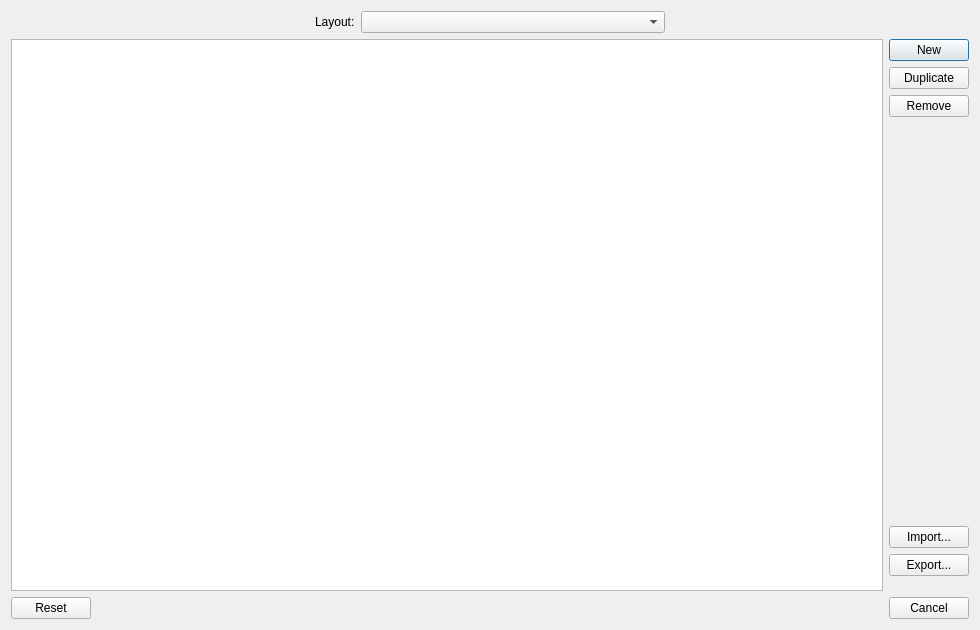
<?xml version="1.0" encoding="UTF-8"?>
<ui version="4.0">
 <class>ViewsDialog</class>
 <widget class="QDialog" name="ViewsDialog">
  <property name="geometry">
   <rect>
    <x>0</x>
    <y>0</y>
    <width>980</width>
    <height>630</height>
   </rect>
  </property>
  <property name="windowTitle">
   <string>Docks</string>
  </property>
  <layout class="QVBoxLayout" name="verticalLayout">
   <item>
    <layout class="QHBoxLayout" name="mainLayout">
     <item>
      <layout class="QVBoxLayout" name="mainRowsLayout">
       <item>
        <layout class="QGridLayout" name="layoutGrid" columnstretch="0">
         <item row="0" column="0">
          <layout class="QHBoxLayout" name="layoutRow">
           <item>
            <spacer name="horizontalSpacer_4">
             <property name="orientation">
              <enum>Qt::Horizontal</enum>
             </property>
             <property name="sizeHint" stdset="0">
              <size>
               <width>40</width>
               <height>20</height>
              </size>
             </property>
            </spacer>
           </item>
           <item>
            <widget class="QLabel" name="layoutLbl">
             <property name="sizePolicy">
              <sizepolicy hsizetype="Fixed" vsizetype="Preferred">
               <horstretch>0</horstretch>
               <verstretch>0</verstretch>
              </sizepolicy>
             </property>
             <property name="text">
              <string>Layout:</string>
             </property>
            </widget>
           </item>
           <item>
            <widget class="Latte::Settings::LayoutsComboBox" name="layoutsCmb">
             <property name="sizePolicy">
              <sizepolicy hsizetype="Expanding" vsizetype="Fixed">
               <horstretch>0</horstretch>
               <verstretch>0</verstretch>
              </sizepolicy>
             </property>
             <property name="minimumSize">
              <size>
               <width>300</width>
               <height>0</height>
              </size>
             </property>
            </widget>
           </item>
           <item>
            <spacer name="horizontalSpacer_12">
             <property name="orientation">
              <enum>Qt::Horizontal</enum>
             </property>
             <property name="sizeHint" stdset="0">
              <size>
               <width>40</width>
               <height>20</height>
              </size>
             </property>
            </spacer>
           </item>
          </layout>
         </item>
        </layout>
       </item>
       <item>
        <layout class="QGridLayout" name="viewsGrid">
         <property name="horizontalSpacing">
          <number>6</number>
         </property>
         <item row="1" column="0">
          <widget class="Latte::Settings::View::ViewsTableView" name="viewsTable">
           <property name="contextMenuPolicy">
            <enum>Qt::ActionsContextMenu</enum>
           </property>
           <property name="alternatingRowColors">
            <bool>true</bool>
           </property>
           <property name="selectionMode">
            <enum>QAbstractItemView::ExtendedSelection</enum>
           </property>
           <property name="selectionBehavior">
            <enum>QAbstractItemView::SelectRows</enum>
           </property>
           <property name="showGrid">
            <bool>true</bool>
           </property>
           <attribute name="horizontalHeaderVisible">
            <bool>true</bool>
           </attribute>
           <attribute name="horizontalHeaderCascadingSectionResizes">
            <bool>true</bool>
           </attribute>
           <attribute name="horizontalHeaderHighlightSections">
            <bool>false</bool>
           </attribute>
           <attribute name="horizontalHeaderShowSortIndicator" stdset="0">
            <bool>true</bool>
           </attribute>
           <attribute name="verticalHeaderVisible">
            <bool>false</bool>
           </attribute>
           <attribute name="verticalHeaderHighlightSections">
            <bool>false</bool>
           </attribute>
          </widget>
         </item>
         <item row="1" column="2">
          <layout class="QVBoxLayout" name="buttonsLayout">
           <property name="leftMargin">
            <number>0</number>
           </property>
           <property name="rightMargin">
            <number>0</number>
           </property>
           <item>
            <widget class="QPushButton" name="newBtn">
             <property name="text">
              <string>New</string>
             </property>
             <property name="icon">
              <iconset theme="add">
               <normaloff>.</normaloff>.</iconset>
             </property>
            </widget>
           </item>
           <item>
            <widget class="QPushButton" name="duplicateBtn">
             <property name="text">
              <string>Duplicate</string>
             </property>
             <property name="icon">
              <iconset theme="edit-copy">
               <normaloff>.</normaloff>.</iconset>
             </property>
            </widget>
           </item>
           <item>
            <widget class="QPushButton" name="removeBtn">
             <property name="text">
              <string>Remove</string>
             </property>
             <property name="icon">
              <iconset theme="delete">
               <normaloff>.</normaloff>.</iconset>
             </property>
            </widget>
           </item>
           <item>
            <spacer name="verticalSpacer_2">
             <property name="orientation">
              <enum>Qt::Vertical</enum>
             </property>
             <property name="sizeType">
              <enum>QSizePolicy::MinimumExpanding</enum>
             </property>
             <property name="sizeHint" stdset="0">
              <size>
               <width>20</width>
               <height>10</height>
              </size>
             </property>
            </spacer>
           </item>
           <item>
            <widget class="QPushButton" name="importBtn">
             <property name="text">
              <string>Import...</string>
             </property>
             <property name="icon">
              <iconset theme="document-import">
               <normaloff>.</normaloff>.</iconset>
             </property>
            </widget>
           </item>
           <item>
            <widget class="QPushButton" name="exportBtn">
             <property name="text">
              <string>Export...</string>
             </property>
             <property name="icon">
              <iconset theme="document-export">
               <normaloff>.</normaloff>.</iconset>
             </property>
            </widget>
           </item>
           <item>
            <spacer name="verticalSpacer_3">
             <property name="orientation">
              <enum>Qt::Vertical</enum>
             </property>
             <property name="sizeType">
              <enum>QSizePolicy::Fixed</enum>
             </property>
             <property name="sizeHint" stdset="0">
              <size>
               <width>20</width>
               <height>15</height>
              </size>
             </property>
            </spacer>
           </item>
          </layout>
         </item>
        </layout>
       </item>
      </layout>
     </item>
    </layout>
   </item>
   <item>
    <widget class="QDialogButtonBox" name="buttonBox">
     <property name="orientation">
      <enum>Qt::Horizontal</enum>
     </property>
     <property name="standardButtons">
      <set>QDialogButtonBox::Cancel|QDialogButtonBox::Reset</set>
     </property>
    </widget>
   </item>
  </layout>
 </widget>
 <customwidgets>
  <customwidget>
   <class>Latte::Settings::LayoutsComboBox</class>
   <extends>QComboBox</extends>
   <header>settings/generic/layoutscombobox.h</header>
  </customwidget>
  <customwidget>
   <class>Latte::Settings::View::ViewsTableView</class>
   <extends>QTableView</extends>
   <header>settings/viewsdialog/viewstableview.h</header>
  </customwidget>
 </customwidgets>
 <resources/>
 <connections>
  <connection>
   <sender>buttonBox</sender>
   <signal>accepted()</signal>
   <receiver>ViewsDialog</receiver>
   <slot>accept()</slot>
   <hints>
    <hint type="sourcelabel">
     <x>248</x>
     <y>254</y>
    </hint>
    <hint type="destinationlabel">
     <x>157</x>
     <y>274</y>
    </hint>
   </hints>
  </connection>
  <connection>
   <sender>buttonBox</sender>
   <signal>rejected()</signal>
   <receiver>ViewsDialog</receiver>
   <slot>reject()</slot>
   <hints>
    <hint type="sourcelabel">
     <x>316</x>
     <y>260</y>
    </hint>
    <hint type="destinationlabel">
     <x>286</x>
     <y>274</y>
    </hint>
   </hints>
  </connection>
 </connections>
</ui>
